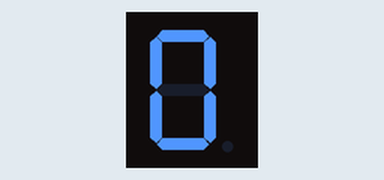
Recording of a sketch running on a simulated Arduino Uno, built with avr-gcc and run on an emulated ATmega328P. Shown: 1-digit seven-segment display. Wiring (inferred from the names in the program): 1-digit 7-segment display, segments lit when HIGH: segments pin 6, pin 8, pin 5, pin 9, pin 7, pin 10, pin 11, pin 4. The segment pins are drawn as the display they are named for.

Above: at 0.1 s.
At 1.1 s:
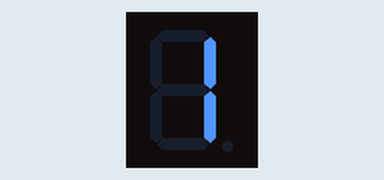
At 2.1 s:
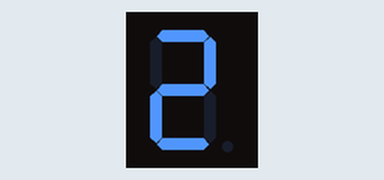
At 3.1 s:
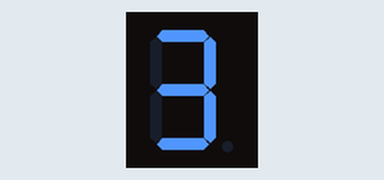
At 5.1 s:
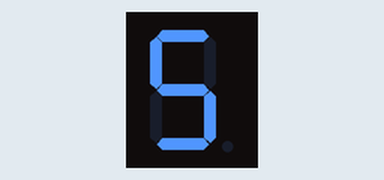
At 7.1 s:
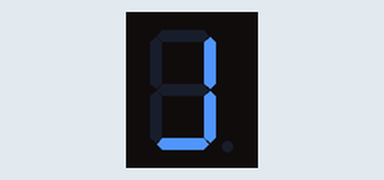

Measured:
- by itself, everything shown: repeats every 10.0 s, in 10 steps
- what the display in image 1 shows lasts 1.0 s, from 1.0 s to 2.0 s

The sketch:

DisplayBCD7.14a.ino
```cpp
int Pino_A = 9;   //Segmento A conectado ao pino 9 do Arduino
int Pino_B = 8;   //Segmento B conectado ao pino 8 do Arduino
int Pino_C = 5;   //Segmento C conectado ao pino 5 do Arduino
int Pino_D = 6;   //Segmento D conectado ao pino 6 do Arduino
int Pino_E = 7;   //Segmento E conectado ao pino 7 do Arduino
int Pino_F = 10;  //Segmento F conectado ao pino 10 do Arduino
int Pino_G = 11;  //Segmento G conectado ao pino 11 do Arduino
int Pino_PT = 4;  //Segmento PT conectado ao pino 4 do Arduino

void setup()
{
  pinMode(Pino_A, OUTPUT); //Pino 9 do arduino como saída
  pinMode(Pino_B, OUTPUT); //Pino 8 do arduino como saída
  pinMode(Pino_C, OUTPUT); //Pino 5 do arduino como saída
  pinMode(Pino_D, OUTPUT); //Pino 6 do arduino como saída
  pinMode(Pino_E, OUTPUT); //Pino 7 do arduino como saída
  pinMode(Pino_F, OUTPUT); //Pino 10 do arduino como saída
  pinMode(Pino_G, OUTPUT); //Pino 11 do arduino como saída
  pinMode(Pino_PT, OUTPUT); //Pino 4 do arduino como saída
}

void loop()
{
  digitalWrite(Pino_A, HIGH); //Acende segmento A
  digitalWrite(Pino_B, HIGH); //Acende segmento B
  digitalWrite(Pino_C, HIGH); //Acende segmento C
  digitalWrite(Pino_D, HIGH); //Acende segmento D
  digitalWrite(Pino_E, HIGH); //Acende segmento E
  digitalWrite(Pino_F, HIGH); //Acende segmento F
  digitalWrite(Pino_G, LOW);  //Apaga segmento G
  delay (1000);               //Aguarda 1 segundo para exibir novo número

  digitalWrite(Pino_A, LOW);  //Apaga segmento A
  digitalWrite(Pino_B, HIGH); //Acende segmento B
  digitalWrite(Pino_C, HIGH); //Acende segmento C
  digitalWrite(Pino_D, LOW);  //Apaga segmento D
  digitalWrite(Pino_E, LOW);  //Apaga segmento E
  digitalWrite(Pino_F, LOW);  //Apaga segmento F
  digitalWrite(Pino_G, LOW);  //Apaga segmento G
  delay (1000); //Aguarda 1 segundo para exibir novo número

  digitalWrite(Pino_A, HIGH); //Acende segmento A
  digitalWrite(Pino_B, HIGH); //Acende segmento B
  digitalWrite(Pino_C, LOW); //Apaga segmento C
  digitalWrite(Pino_D, HIGH); //Acende segmento D
  digitalWrite(Pino_E, HIGH); //Acende segmento E
  digitalWrite(Pino_F, LOW); //Apaga segmento F
  digitalWrite(Pino_G, HIGH); //Acende segmento G
  delay (1000);               //Aguarda 1 segundo para exibir novo número

  digitalWrite(Pino_A, HIGH); //Acende segmento A
  digitalWrite(Pino_B, HIGH); //Acende segmento B
  digitalWrite(Pino_C, HIGH); //Acende segmento C
  digitalWrite(Pino_D, HIGH); //Acende segmento D
  digitalWrite(Pino_E, LOW); //Apaga segmento E
  digitalWrite(Pino_F, LOW); //Apaga segmento F
  digitalWrite(Pino_G, HIGH); //Acende segmento G
  delay (1000); //Aguarda 1 segundo para exibir novo número

  digitalWrite(Pino_A, LOW); //Apaga segmento A
  digitalWrite(Pino_B, HIGH); //Acende segmento B
  digitalWrite(Pino_C, HIGH); //Acende segmento C
  digitalWrite(Pino_D, LOW); //Apaga segmento D
  digitalWrite(Pino_E, LOW); //Apaga segmento E
  digitalWrite(Pino_F, HIGH); //Acende segmento F
  digitalWrite(Pino_G, HIGH); //Acende segmento G
  delay (1000); //Aguarda 1 segundo para exibir novo número

  digitalWrite(Pino_A, HIGH); //Acende segmento A
  digitalWrite(Pino_B, LOW); //Apaga segmento B
  digitalWrite(Pino_C, HIGH); //Acende segmento C
  digitalWrite(Pino_D, HIGH); //Acende segmento D
  digitalWrite(Pino_E, LOW); //Apaga segmento E
  digitalWrite(Pino_F, HIGH); //Acende segmento F
  digitalWrite(Pino_G, HIGH); //Acende segmento G
  delay (1000); //Aguarda 1 segundo para exibir novo número

  digitalWrite(Pino_A, HIGH); //Acende segmento A
  digitalWrite(Pino_B, LOW); //Apaga segmento B
  digitalWrite(Pino_C, HIGH); //Acende segmento C
  digitalWrite(Pino_D, HIGH); //Acende segmento D
  digitalWrite(Pino_E, HIGH); //Acende segmento E
  digitalWrite(Pino_F, HIGH); //Acende segmento F
  digitalWrite(Pino_G, HIGH); //Acende segmento G
  delay (1000); //Aguarda 1 segundo para exibir novo número

  digitalWrite(Pino_A, HIGH); //Acende segmento A
  digitalWrite(Pino_B, HIGH); //Acende segmento B
  digitalWrite(Pino_C, HIGH); //Acende segmento C
  digitalWrite(Pino_D, LOW); //Apaga segmento D
  digitalWrite(Pino_E, LOW); //Apaga segmento E
  digitalWrite(Pino_F, LOW); //Apaga segmento F
  digitalWrite(Pino_G, LOW); //Apaga segmento G
  delay (1000); //Aguarda 1 segundo para exibir novo número

  digitalWrite(Pino_A, HIGH); //Acende segmento A
  digitalWrite(Pino_B, HIGH); //Acende segmento B
  digitalWrite(Pino_C, HIGH); //Acende segmento C
  digitalWrite(Pino_D, HIGH); //Acende segmento D
  digitalWrite(Pino_E, HIGH); //Acende segmento E
  digitalWrite(Pino_F, HIGH); //Acende segmento F
  digitalWrite(Pino_G, HIGH); //Acende segmento G
  delay (1000); //Aguarda 1 segundo para exibir novo número

  digitalWrite(Pino_A, HIGH); //Acende segmento A
  digitalWrite(Pino_B, HIGH); //Acende segmento B
  digitalWrite(Pino_C, HIGH); //Acende segmento C
  digitalWrite(Pino_D, HIGH); //Acende segmento D
  digitalWrite(Pino_E, LOW); //Apaga segmento E
  digitalWrite(Pino_F, HIGH); //Acende segmento F
  digitalWrite(Pino_G, HIGH); //Acende segmento G
  delay (1000); //Aguarda 1 segundo para exibir novo número

}
```
